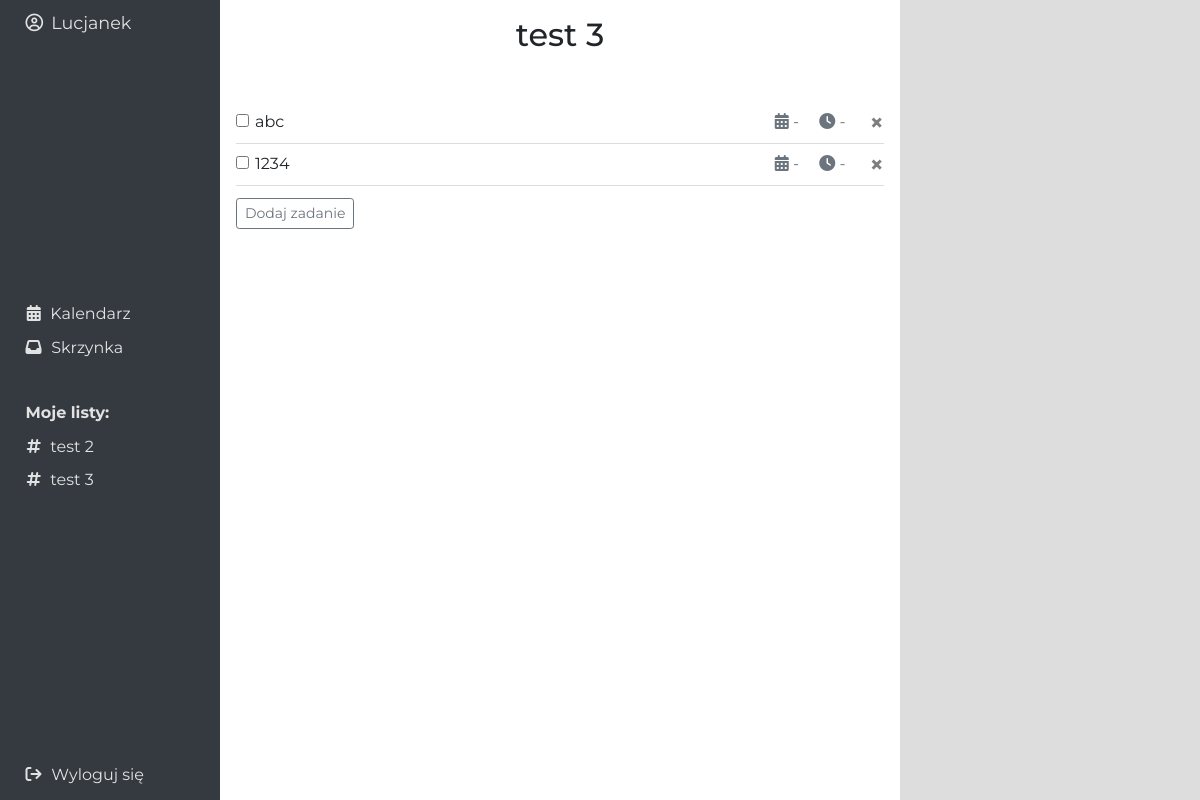
Page /3 (signed in) on the committed database.
### website/models.py (models this page shows)
class User(db.Model, UserMixin):
    id = db.Column(db.Integer, primary_key=True)
    email = db.Column(db.String(255), unique=True)
    password = db.Column(db.String(150))
    first_name = db.Column(db.String(100))
    lists = db.relationship('List', backref='user', cascade='all, delete-orphan', lazy=True)

class List(db.Model):
    id = db.Column(db.Integer, primary_key=True)
    list_title = db.Column(db.String(150))
    user_id = db.Column(db.Integer, db.ForeignKey('user.id'))
    tasks = db.relationship('Task', backref='list', cascade='all, delete-orphan', lazy=True)
    is_default = db.Column(db.Boolean, default=False)

class Task(db.Model):
    id = db.Column(db.Integer, primary_key=True)
    data = db.Column(db.String(200))
    user_id = db.Column(db.Integer, db.ForeignKey('user.id'))
    list_id = db.Column(db.Integer, db.ForeignKey('list.id'), nullable=False)
    if_done = db.Column(db.Boolean, default = False)
    deadline_date = db.Column(db.Date, nullable=True, default = None)
    deadline_time = db.Column(db.Time, nullable=True, default = None)

### website/views.py (the view, shortened to what this page needs)
@views.route('/<int:list_id>', methods=['GET', 'POST'])
@login_required
def show_list(list_id):
    current_list = List.query.filter_by(id=list_id, user_id=current_user.id).first()
    if not current_list:
        flash("List not found.", category="error")
        return redirect(url_for('views.home'))
    return render_template('list.html', list=current_list, user=current_user)

### website/__init__.py (called while the page is built)
def create_app():
    app = Flask(__name__)
    app.config['SECRET_KEY'] = 'abc'
    app.config['SQLALCHEMY_DATABASE_URI'] = f'sqlite:///{DB_NAME}'
    db.init_app(app)
    migrate = Migrate(app, db)
    from .views import views
    from .auth import auth
    app.register_blueprint(views, url_prefix='/')
    app.register_blueprint(auth, url_prefix='/')
    from .models import User, List
    create_database(app)
    login_manager = LoginManager()
    login_manager.login_view = 'auth.login'
    login_manager.init_app(app)
    @login_manager.user_loader
    def load_user(id):
        return User.query.get(int(id))
    return app

### website/templates/list.html (shortened to what this page needs)
{% extends "base.html" %}
{% block head %}
<link href="{{ url_for('static', filename='list.css') }}" rel="stylesheet" />
{% endblock %}
{% block content %}
<h2 class="list-title"> {{list.list_title}} </h2>
<div class="task-list">
<ul class="tasks" id="tasks">
  {% for task in list.tasks if not task.if_done%}
  <li class="task">
    <form method="POST" action="{{ url_for('views.update_task', task_id=task.id) }}" class="form-check">
    <input type="checkbox" name="if_done" value="true" {% if task.if_done %}checked{% endif %} onchange="this.form.submit()">
    </form>
    <p class="task-data">{{ task.data }}</p>
    <span class="task-deadline text-muted">
    <i class="fa-solid fa-calendar-days"></i> {{ task.deadline_date.strftime('%d.%m.%Y') if task.deadline_date else '-' }}
    <i class="fa-solid fa-clock"></i> {{ task.deadline_time.strftime('%H:%M') if task.deadline_time else '-' }}
    </span>
    <button type="button" class="close" onClick="deleteTask({{ task.id }})">
    <span aria-hidden="true">&times;</span>
    </button>
  </li>
  {% endfor %}
</ul>
<button type="button" class="toggle-add-task-form btn btn-outline-secondary btn-sm" onclick="addTaskForm(this)">Dodaj zadanie</button>
{% set done_tasks = list.tasks | selectattr('if_done') | list %}
</div>
{% set done_tasks = list.tasks | selectattr('if_done') | list %}
{% endblock %}

### website/templates/base.html (shortened to what this page needs)
<!DOCTYPE html>
<html lang="pl">
  <head>
    <link
      rel="stylesheet"
      href="https://stackpath.bootstrapcdn.com/bootstrap/4.4.1/css/bootstrap.min.css"
    />
    <link
      rel="stylesheet"
      href="https://cdnjs.cloudflare.com/ajax/libs/font-awesome/6.5.0/css/all.min.css"
    />
    <link
      rel="stylesheet"
      href="https://stackpath.bootstrapcdn.com/font-awesome/4.7.0/css/font-awesome.min.css"
    />
    <link href="{{ url_for('static', filename='base.css') }}" rel="stylesheet" />
    {% block head %}{% endblock %}
  </head>
  <body>
  <div class="wrapper">
    <nav class="navbar navbar-dark bg-dark">
      {% if user.is_authenticated %}
        <div class="user">
          <p class="user-name"><i class="fa-regular fa-circle-user"></i>{{user.first_name}}</p>
        </div>
        <div class="nav">
          <div class=" nav-main">
            <button class="nav-button"><a class="link" id="home" href="/calendar"><i class="fa-solid fa-calendar"></i>Kalendarz</a></button>
            {% for list in user.lists if list.is_default %}
              <button class="nav-button"><a class="link" id="list" href="{{ url_for('views.show_list', list_id=list.id) }}"><i class="fa-solid fa-inbox"></i>{{ list.list_title }}</a></button>
            {% endfor %}
          </div>
          <div class="nav-lists">
            <button class="nav-button nav-button--my-lists"><a class="link" id="home" href="/home">Moje listy:</a></button>
            {% for list in user.lists if not list.is_default%}
            <button class="nav-button"><a class="link" id="list" href="{{ url_for('views.show_list', list_id=list.id) }}"><i class="fa-solid fa-hashtag"></i>{{ list.list_title }}</a></button>
            {% endfor %}
          </div>
        </div>
        <div class="logout">
          <button class="nav-button nav-button--logout"><a class="link" id="logout" href="/logout"><i class="fa-solid fa-arrow-right-from-bracket"></i>Wyloguj się</a></button>
        </div>
      {% else %}
        <button class="nav-button"><a class="link" id="login" href="/login">Zaloguj się</a></button>
        <button class="nav-button"><a class="link" id="signUp" href="/sign-up">Zarejestruj się</a></button>
      {% endif %}
    </nav>
    <main class="main-content">
      {% block content %} {% endblock %}
    </main>
    <div class="plant-container">
    </div>
  </div>
  </body>
</html>

### website/static/base.css (style rules this page uses)
* { margin: 0; box-sizing: border-box; }
body { font-family: montserrat !important; }
.wrapper { display: grid; grid-template-columns: 220px 1fr 300px; height: 100vh; overflow-x: auto; }
.navbar { position: relative; padding: 0 1rem; overflow-y: auto; color: #e2e2e2; }
.user { align-self: start; position: sticky; top: 0; left: 0; width: 100%; padding-top: 0.6rem; padding-bottom: 1.5rem; background-color: #343a40; }
.user-name { display: block; height: 100%; margin: 0; padding-left: 0.6rem; font-size: 1.1rem; }
.nav { display: flex; flex-direction: row; align-content: space-around; }
.nav-button { width: 100%; padding: 0.3rem 0.6rem; border: none; border-radius: 4px; background-color: transparent; text-align: left; }
.link { display: block; width: 100%; height: 100%; color: #e2e2e2; }
.nav-main { margin-bottom: 2rem; }
.nav-button--my-lists { font-weight: bold; }
.logout { align-self: end; position: sticky; bottom: 0; left: 0; width: 100%; padding-top: 1.5rem; padding-bottom: 0.5rem; background-color: #343a40; }
.main-content { min-width: 570px; overflow-y: auto; }
.plant-container { background-color: #ddd; }
.fa-circle-user { margin-right: 0.5rem; }
.fa-calendar, .fa-hashtag { margin-right: 0.6rem; margin-left: 0.07rem; }
.fa-arrow-right-from-bracket, .fa-inbox { margin-right: 0.6rem; }

### website/static/list.css (style rules this page uses)
.list-title { text-align: center; margin-top: 1rem; }
.task-list { max-width: 800px; padding: 1rem; margin: 2rem auto; }
.tasks { padding: 0; margin-bottom: 0.7rem; }
.task { display: flex; flex-direction: row; justify-content: start; align-content: baseline; padding: 0.5rem 0; list-style: none; border-bottom: 1px solid #ddd; width: 100%; }
.form-check { flex-shrink: 0; margin-right: 6px; padding: 0; }
.task-data { flex: 1; margin: 0; padding-bottom: 1px; }
.task-deadline { display: block; margin-right: 1.5rem; }
.fa-clock { margin-left: 1rem; }
.close { flex-shrink: 0; }

### rows in the picture
User: first_name "Lucjanek"
List: list_title "Skrzynka"
List: list_title "test 2"
List: list_title "test 3"
Task: data "abc", deadline_date "-", deadline_time "-"
Task: data "1234", deadline_date "-", deadline_time "-"
